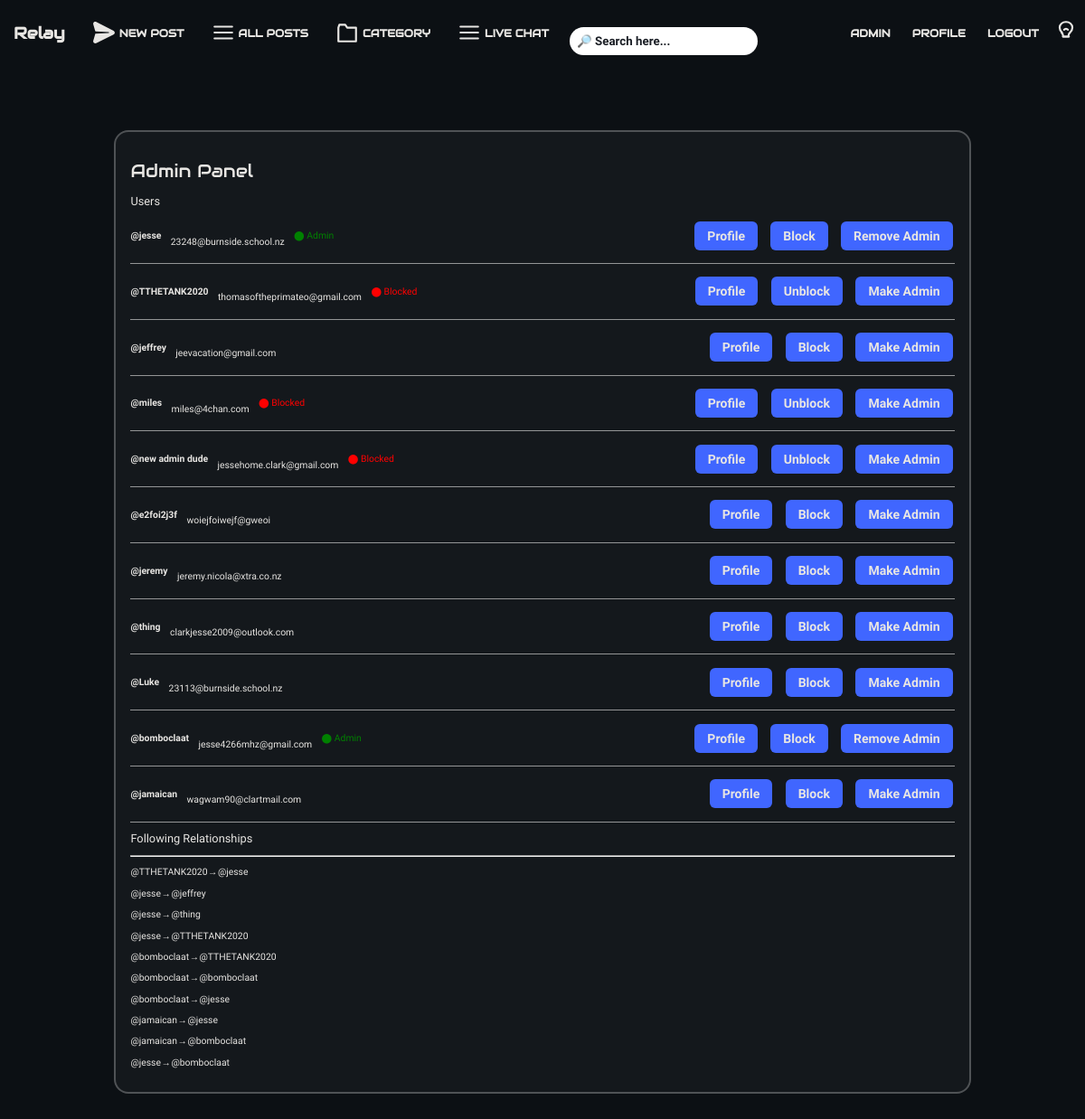
/admin (signed in), run on the app's committed database.
### tables this page shows
CREATE TABLE "users" (
    id INTEGER PRIMARY KEY AUTOINCREMENT,
    "name" TEXT UNIQUE,
    password TEXT
, imageurl TEXT, email TEXT);

### app.py (the view)
@app.route("/admin")
def admin():
    followers_sql = """
        SELECT followed.name AS followed_name,
        follower.name AS follower_name
        FROM following
        JOIN users AS followed ON following.followed_id = followed.id
        JOIN users AS follower ON following.follower_id = follower.id;
    """
    admins_sql = """
        SELECT users.id, users.name, users.email, users.imageurl
        FROM admins
        JOIN users ON admins.userid = users.id
        ORDER BY admins.id DESC;
    """
    users_sql = """
        SELECT users.name, users.email, users.imageurl, users.id
        FROM users;
    """
    blacklist_sql = "SELECT userid FROM blacklist;"
    admins = query_db(admins_sql)
    users = query_db(users_sql)
    followers = query_db(followers_sql)
    blacklist = [row[0] for row in query_db(blacklist_sql)]  # flat list of IDs
    admins2 = [
        row[0] for row in query_db(admins_sql)
    ]  # flat list of IDs for admin button checking
    if not any(row[0] == session.get("user_id") for row in admins):
        return redirect(url_for("login", notadmin=True))
    return render_template(
        "admin.html",
        users=users,
        followers=followers,
        admins=admins,
        blacklist=blacklist,
        admins2=admins2,
    )

### app.py (called while the page is built)
def get_db():
    db = getattr(g, "_database", None)
    if db is None:
        db = g._database = sqlite3.connect(DATABASE)
    return db

@app.teardown_appcontext
def close_connection(exception):
    db = getattr(g, "_database", None)
    if db is not None:
        db.close()

def query_db(query, args=(), one=False):
    cur = get_db().execute(query, args)
    rv = cur.fetchall()
    cur.close()
    return (rv[0] if rv else None) if one else rv

### templates/admin.html
{% extends "layout.html" %}
{% block body %}
<div class="centered-content">
    <div class="admin-container">
        <h1 class="cat-title">Admin Panel</h1>
        <h2>Users</h2>
        {% for row in users %}
        <p class="admin-users">
            <strong>@{{ row[0] }}</strong><br>
            {{ row[1] }}<br>
            {% if row[3] in blacklist %}
                <span style="color: red;">⬤ Blocked</span>
            {% endif %}
            {% if row[3] in admins2 %}
                <span style="color: green;">⬤ Admin</span>
            {% endif %}
            <button class="admin-users-button" style="margin-left:auto">
                <a href="/userposts/{{ row[0] }}">Profile</a>
            </button>
            <button class="admin-users-button">
                {% if row[3] in blacklist %}
                    <a href="/unblock/{{ row[3] }}">
                        Unblock
                    </a>
                {% else %}
                    <a href="/block/{{ row[3] }}">
                        Block
                    </a>
                {% endif %}
            </button>
            <button class="admin-users-button">
                {% if row[3] in admins2 %}
                    <a href="/removeadmin/{{ row[3] }}">Remove Admin</a>
                {% else %}
                    <a href="/makeadmin/{{ row[3] }}">Make Admin</a>
                {% endif %}
            </button>
        </p>
        <div style="border-bottom: 1px solid rgba(193, 193, 193, 0.744)"></div>
        {% endfor %}
        <h2>Following Relationships</h2>
        <hr>
        {% for row in followers %}
        <p>@{{ row[1] }} &#8594; @{{ row[0] }}</p>
        {% endfor %}
    </div>
</div>
{% endblock %}

### templates/layout.html (shortened to what this page needs)
<!DOCTYPE html>
<html lang="en">
<head>
    <link rel="stylesheet" href="{{url_for('static', filename='style.css')}}">
</head>
<body>
    <nav class="navbar">
        <div class="left-navbar-group">
            <a href="/" class="top-button">
                <div class="title">Relay</div>
            </a>
            <a href="/newpost" class="top-button">
                &nbsp;NEW POST
            </a>
            <a href="/allposts" class="top-button">
                <svg viewBox="0 0 24 24" width="26" height="26">
                    <path d="M3 6h18M3 12h18M3 18h18" stroke="currentColor" stroke-width="2" stroke-linecap="round" />
                </svg>
                &nbsp;ALL POSTS
            </a>
            <div class="dropdown">
                <button class="top-button">
                    <svg viewBox="0 0 24 24" width="26" height="26">
                        <path d="M3 7v14h18V7H12l-2-3H4z" stroke="currentColor" stroke-width="2" fill="none"
                            stroke-linecap="round" stroke-linejoin="round" />
                    </svg>
                    &nbsp;CATEGORY
                </button>
            </div>
            <a href="/livechat" class="top-button">
                <svg viewBox="0 0 24 24" width="26" height="26">
                    <path d="M3 6h18M3 12h18M3 18h18" stroke="currentColor" stroke-width="2" stroke-linecap="round" />
                </svg>
                &nbsp;LIVE CHAT
            </a>
            <form action="/search" method="POST">
                <div class="search">
                    <input type="text" name="search" class="searchbar" placeholder="🔎︎ Search here...">
                </div>
            </form>
        </div>
        <div class="nav-right">
            <a href="/admin" class="top-button">ADMIN</a>
            {% if session.username %}
            <a href="{{ url_for('userposts', username=session['username']) }}" class="top-button">PROFILE</a>
            <a href="/logout" class="top-button">LOGOUT</a>
            {% else %}
            <a href="/login" class="top-button">LOGIN</a>
            <a href="/register" class="top-button">REGISTER</a>
            {% endif %}
            <button id="themeToggle" class="theme-toggle" aria-label="Toggle theme">
            </button>
        </div>
    </nav>
    {% block body %}
    {% endblock %}
</body>
</html>

### static/style.css (style rules this page uses)
:root { --background: #0c1014; --box-background: rgba(255, 255, 255, 0.035); --post-background: #2a2a2a; --input-background: rgba(255, 255, 255, 0.05); --font: #e8e6e3; --muted-font: #8d8d8d; --heading-font: "Audiowide", sans-serif; --body-font: "Google Sans", monospace; --coloured-element: #4066ff; --error-red: #ef4444; --sidebar-font-size: 0.8vw; --reply-font: calc(0.5vh + 0.5vw); --reply-line: calc(2vh + 2vw); --navbar-font-size: calc(0.59vh + 0.59vw); --navbar-title-size: 1.5vw; --box-border: 1px solid rgba(255, 255, 255, 0.07); --box-border-radius: 16px; --nav-box-shadow: rgba(226, 226, 226, 0.73); }
.theme-toggle { background: var(--background); color: var(--font); border:none; cursor: pointer; margin:0; }
* { font-family: var(--body-font); box-sizing: border-box; }
body { background: var(--background); color: var(--font); overflow-x: hidden; overscroll-behavior-x: none; }
h1, .title, .searchbar, .top-button, .top-button-active, .follow-button, .content-404, .logo, .post-title, .page-title, .sidebar-title, .home-sidebar > h1 { font-family: var(--heading-font); }
h1 { font-size: 2.5vh; font-weight: 400; }
h2 { font-size: 1.6vh; font-weight: 400; }
p { font-size: 1.3vh; font-weight: 375; }
a { text-decoration: none; color: var(--font); font-weight: 520; }
.searchbar { background:white; color:#1b1f26; padding: 0.6em; margin-top: 0.6em; font-weight: 550; font-family: var(--body-font); border-radius: 50px; transform: translateY(6px); }
.navbar { position: sticky; z-index: 10000; top: 0; display: flex; gap: 1em; padding: 0.5em 0; background-color: var(--background); }
.left-navbar-group { display: flex; gap: 1em; }
.title { font-size: var(--navbar-title-size); font-weight: 600; border: none; }
.nav-right { margin-left: auto; display: flex; gap: 10px; }
button { all: unset; }
.top-button { display: flex; color: var(--font); justify-content: center; align-items: center; padding: 0.6em; font-weight: 600; font-family: var(--heading-font); border: none; font-size: var(--navbar-font-size) !important; }
form { display: flex; flex-direction: column; gap: 15px; }
input, textarea { padding: 10px; border-radius: 6px; border: none; outline: none; color: var(--input-font); background: var(--input-background); font-family: 'Google Sans', monospace; }
input::placeholder, textarea::placeholder { color: var(--font-muted); }
.login-button, .admin-users-button { padding: 1vh; cursor: pointer; font-family: 'Google Sans', monospace; transition: 0.2s; background: var(--coloured-element); border-radius: 10px; color: white; border: none; width: calc(270px-1vh); }
.admin-users-button { display: inline-block; padding: 8px 14px; margin: 4px 2px; font-size: 14px; font-weight: 500; border-radius: 6px; border: none; cursor: pointer; transition: background 0.2s ease, transform 0.1s ease, box-shadow 0.1s ease; color: #fff; }
.centered-content { margin-top: 5em; display: grid; place-items: center; padding-bottom: 5em; }
.dropdown button { font-size: var(--navbar-font-size) !important; }
.dropdown { display: flex; align-items: center; margin: 0; padding: 0; position: relative; }
.admin-container { width: 80%; background: var(--box-background); border: 2px solid rgba(255, 255, 255, 0.25); border-radius: var(--box-border-radius); padding: 1em; }
.admin-users { display: flex; align-items: center; gap: 1em; }

### data on the page
users: name "jesse", email "23248@burnside.school.nz", shows "⬤ Admin", name "TTHETANK2020", name "bomboclaat", name "jamaican"
users: name "TTHETANK2020", email "thomasoftheprimateo@gmail.com", shows "⬤ Blocked", name "jesse", name "bomboclaat"
users: name "jeffrey", email "jeevacation@gmail.com", name "jesse"
users: name "miles", email "miles@4chan.com", shows "⬤ Blocked"
users: name "new admin dude", email "jessehome.clark@gmail.com", shows "⬤ Blocked"
users: name "e2foi2j3f", email "woiejfoiwejf@gweoi"
users: name "jeremy", email "jeremy.nicola@xtra.co.nz"
users: name "thing", email "clarkjesse2009@outlook.com", name "jesse"
users: name "Luke", email "23113@burnside.school.nz"
users: name "bomboclaat", email "jesse4266mhz@gmail.com", shows "⬤ Admin", name "jamaican", name "jesse"
users: name "jamaican", email "wagwam90@clartmail.com"
